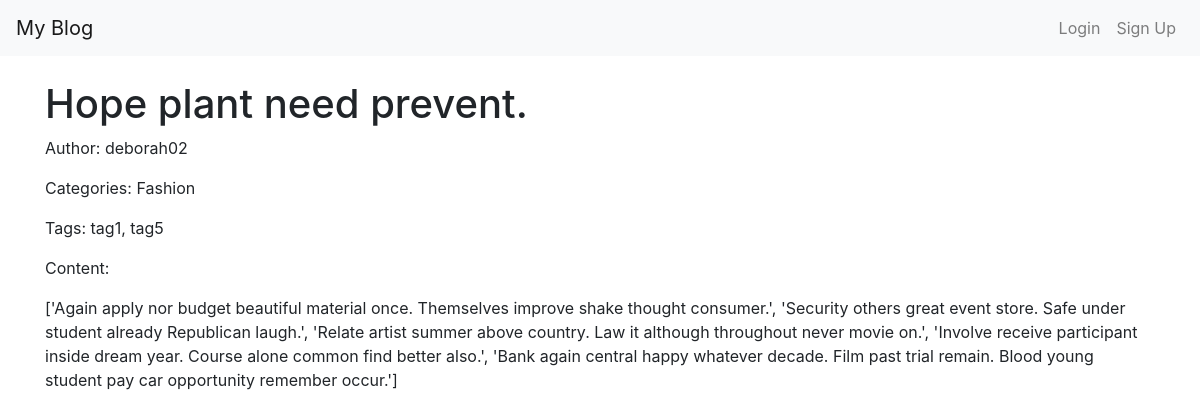
Page /blog/posts/1/ on the committed database.
### blog/models.py (models this page shows, shortened)
class Post(models.Model):
     title = models.CharField(max_length=255)
     content = models.TextField()
     author = models.ForeignKey(Author, on_delete=models.CASCADE)
     categories = models.ManyToManyField(Category)
     tags = models.ManyToManyField(Tag)
     created_at = models.DateTimeField(auto_now_add=True)
     updated_at = models.DateTimeField(auto_now=True)
     published = models.BooleanField(default=False)
     class Meta:
             ordering = ['-created_at']

class Author(models.Model):
    user = models.OneToOneField(User, on_delete=models.CASCADE)
    bio = models.TextField()
    def __str__(self):
        return self.user.username

class Category(models.Model):
     name = models.CharField(max_length=255)
     description = models.TextField()

class Tag(models.Model):
     name = models.CharField(max_length=255)
     slug = models.SlugField( blank=True)

### blog/views.py (the view)
# urls.py: path('posts/<int:pk>/', PostDetailView.as_view(), name='post_detail'),
class PostDetailView(DetailView):
    model = Post
    template_name = 'blog/post_detail.html'
    def get_context_data(self, **kwargs):
        context = super().get_context_data(**kwargs)
        context['title'] = self.object.title
        return context

### blog/templates/blog/post_detail.html (shortened to what this page needs)
<!DOCTYPE html>
<html>
    {% extends "accounts/base.html" %}
    {% block content %}
    <div class="post-detail">
        <h1 class="post-title">{{ object.title }}</h1>
        <p>Author: {{ object.author }}</p>
        <p>Categories: {% for category in object.categories.all %}{{ category.name }}{% if not forloop.last %}, {% endif %}{% endfor %}</p>
        <p>Tags: {% for tag in object.tags.all %}{{ tag.name }}{% if not forloop.last %}, {% endif %}{% endfor %}</p>
        <p>Content:</p>
        <div class="post-content">{{ object.content }}</div>
    </div>
    {% endblock %}

### rows in the picture
Post: title "Hope plant need prevent.", author "deborah02", content "['Again apply nor budget beautiful material once. Themselves improve shake thought consumer.', 'Security others great event store. Safe under student already Republican laugh.', 'Relate artist summer above country. Law it although throughout never movie on.', 'Involve receive participant inside dream year. Course alone common find better also.', 'Bank again central happy whatever decade. Film past trial remain. Blood young student pay car opportunity remember occur.']"
Category: name "Fashion"
Tag: name "tag1"
Tag: name "tag5"
